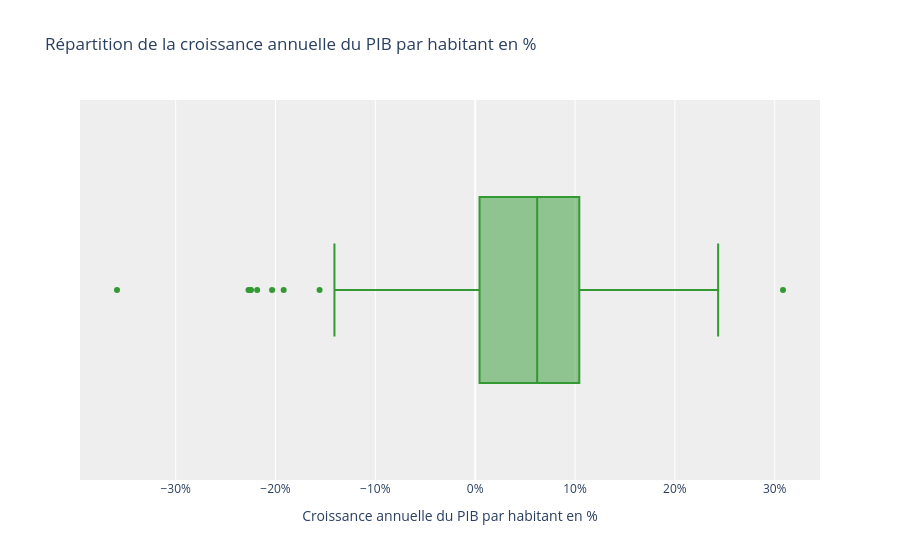

Here is the notebook cell this chart was saved with:
### Code cell
# Graphique en boxplot pour la colonne "Croissance annuelle du PIB par habitant en %"
fig = px.box(data_frame = df_merge, x="Croissance annuelle du PIB par habitant en %", title="Répartition de la croissance annuelle du PIB par habitant en %")
fig.update_traces(marker_color='#339933')
fig.update_layout(
    plot_bgcolor='#eeeeee',
    xaxis={"ticksuffix": "%"}
)

px.log_x = True
fig.show()

### Figure 1 — Plotly figure (JSON) as saved in the notebook; plotly's stock layout.template omitted (floating-point values rounded to 4 significant figures; data arrays with more than 128 entries replaced by an {"elided": "..."} marker saying what was removed)
{"data": [{"alignmentgroup": "True", "hovertemplate": "Croissance annuelle du PIB par habitant en %=%{x}<extra></extra>", "legendgroup": "", "marker": {"color": "#339933"}, "name": "", "notched": false, "offsetgroup": "", "orientation": "h", "showlegend": false, "type": "box", "x": {"elided": "159 float values"}, "x0": " ", "xaxis": "x", "y0": " ", "yaxis": "y"}], "layout": {"boxmode": "group", "legend": {"tracegroupgap": 0}, "plot_bgcolor": "#eeeeee", "title": {"text": "Répartition de la croissance annuelle du PIB par habitant en %"}, "xaxis": {"anchor": "y", "domain": [0, 1], "ticksuffix": "%", "title": {"text": "Croissance annuelle du PIB par habitant en %"}}, "yaxis": {"anchor": "x", "domain": [0, 1]}}}
